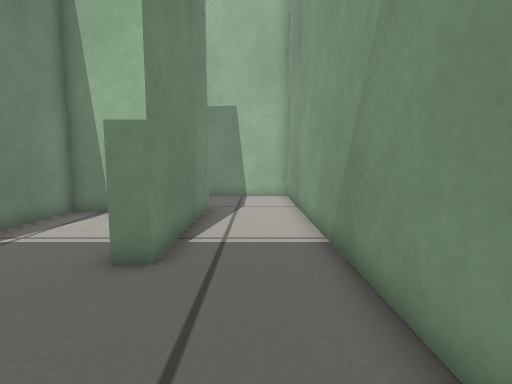
[1] (above)

16 first-person views from a walk through a robot-simulator world made for Gazebo. The camera is 0.37 m above the floor, tilts 6° down and sees 85° across. The floor is counted in squares, 0.2 m on a side. Each view is taken from the middle of a square. On the plan, view 1 faces up. The plan holds only what a view shows up to about 16 squares ahead; the rest is blank.

[2]
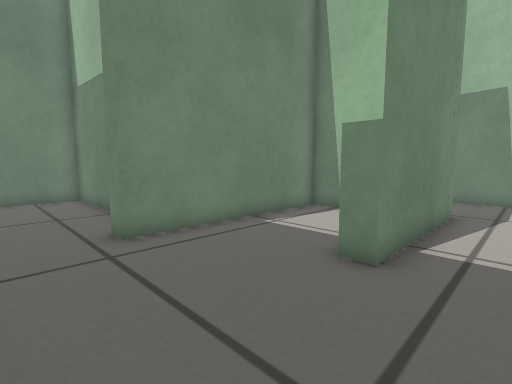

[3]
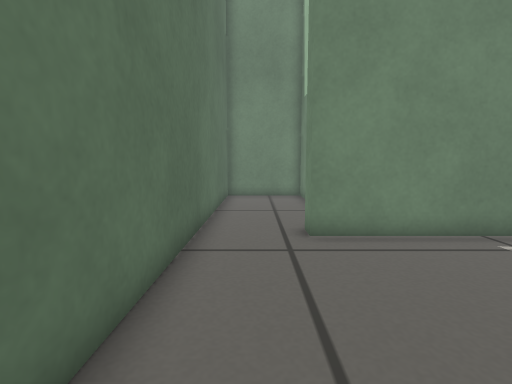

[4]
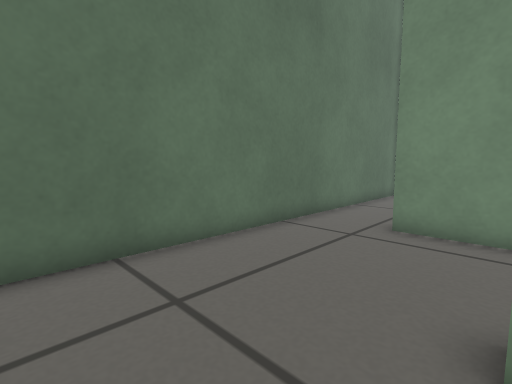

[5]
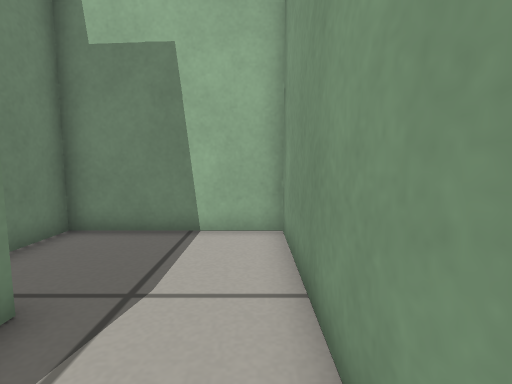

[6]
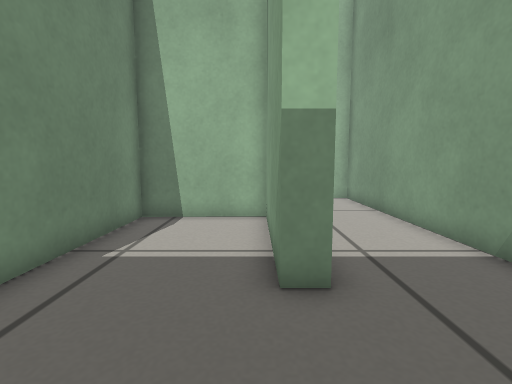

[7]
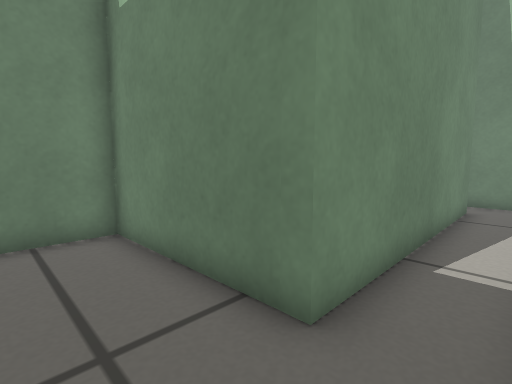

[8]
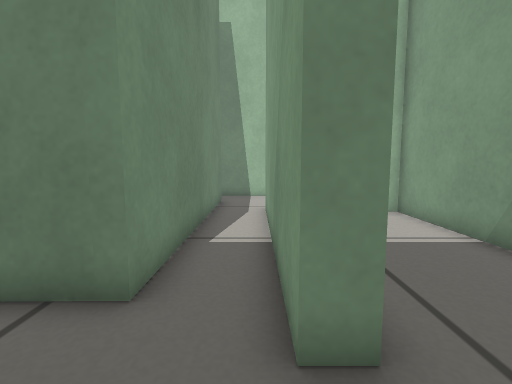

[9]
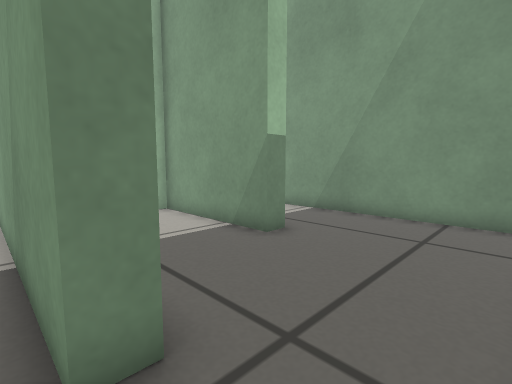

[10]
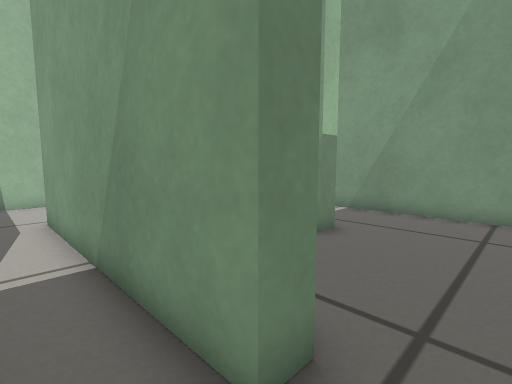

[11]
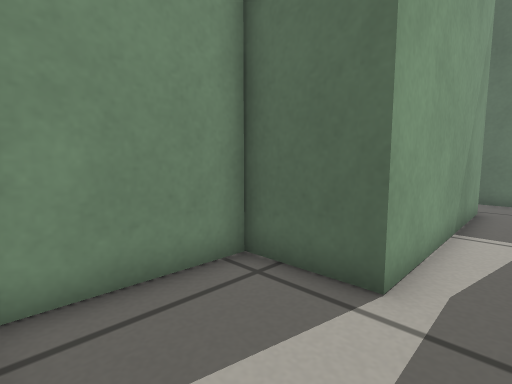

[12]
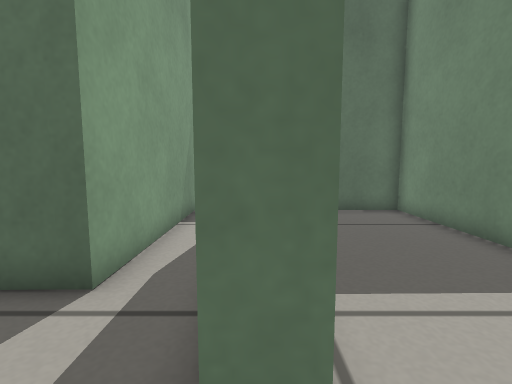

[13]
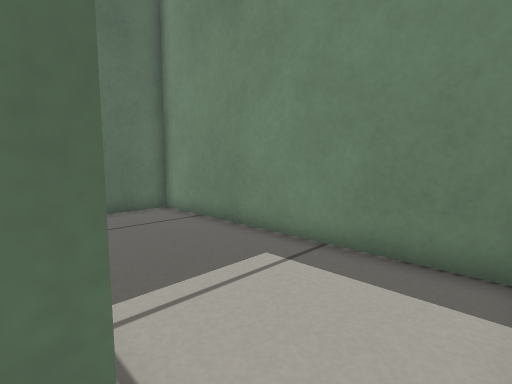

[14]
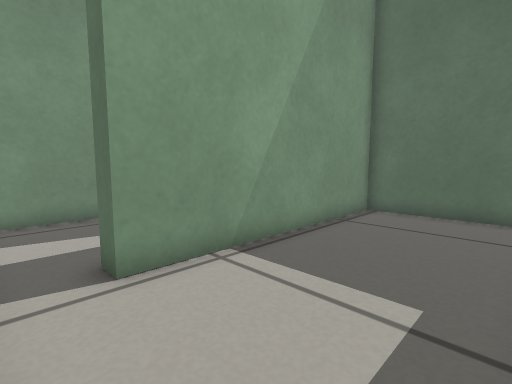

[15]
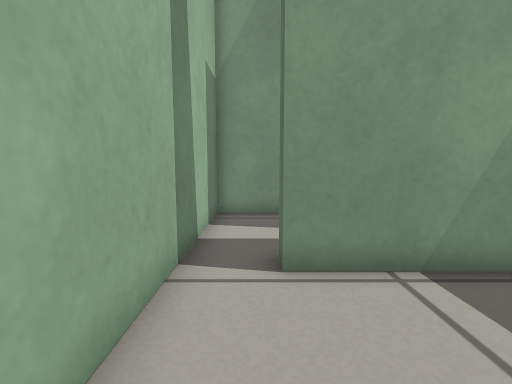

[16]
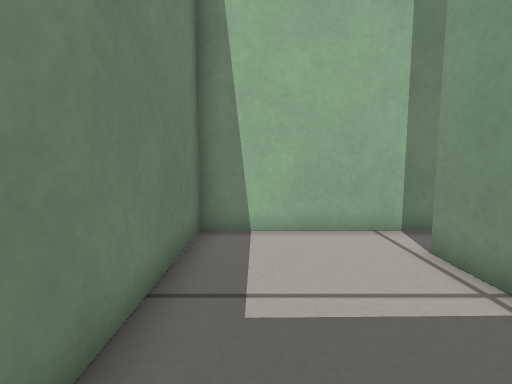

### Floor plan
Ten units are one square. View 1 is at (0, 0); x grows to the right and y downward. Boxes are objects, and circles mark ways between rooms. Rooms are numbered by the first view taken in them; rooms with no view inside come last. Other rooms are left out.
<svg viewBox="-160 -159 182 170">
<path fill="none" stroke="#000" d="M-19 -112 -19 -49 -26 -49M17 -2 17 -154 -41 -154 -41 -135M-26 6 9 6M-26 -49 -26 -104 -69 -104 -69 -24 -76 -24M-75 6 -26 6M-97 -36 -155 -35 -155 6 -75 6M-104 -136 -97 -136 -97 -36M-76 -24 -76 -111 -48 -111 -48 -154 -105 -154M-105 -154 -155 -154 -155 -42 -104 -43 -104 -136"/>
<circle cx="-20" cy="-20" r="3" fill="#2a7"/>
<circle cx="-70" cy="-10" r="3" fill="#2a7"/>
<circle cx="-85" cy="-35" r="3" fill="#2a7"/>
<circle cx="-100" cy="-145" r="3" fill="#2a7"/>
<text x="0" y="-80">1</text>
<text x="-50" y="-50">2</text>
<text x="-120" y="-10">3</text>
<text x="-80" y="-110">4</text>
<text x="-130" y="-100">5</text>
</svg>
Room 1 opens to room 2. Room 2 opens to room 3. Room 3 opens to room 4. Room 4 opens to room 5.

Where each view was taken, in squares from view 1:
view 1: 0 up, 0 right, facing up
view 2: 0 up, 0 right, facing up-left
view 3: 1 up, 0 right, facing left
view 4: 5 up, 1 right, facing down-left
view 5: 8 up, 1 right, facing up
view 6: 1 up, 3 left, facing up
view 7: 1 up, 8 left, facing up-left
view 8: 0 up, 8 left, facing up
view 9: 0 up, 8 left, facing up-right
view 10: 1 up, 9 left, facing up-right
view 11: 15 up, 9 left, facing down-right
view 12: 15 up, 10 left, facing down
view 13: 15 up, 10 left, facing down-left
view 14: 15 up, 15 left, facing down-right
view 15: 14 up, 15 left, facing right
view 16: 8 up, 14 left, facing up
